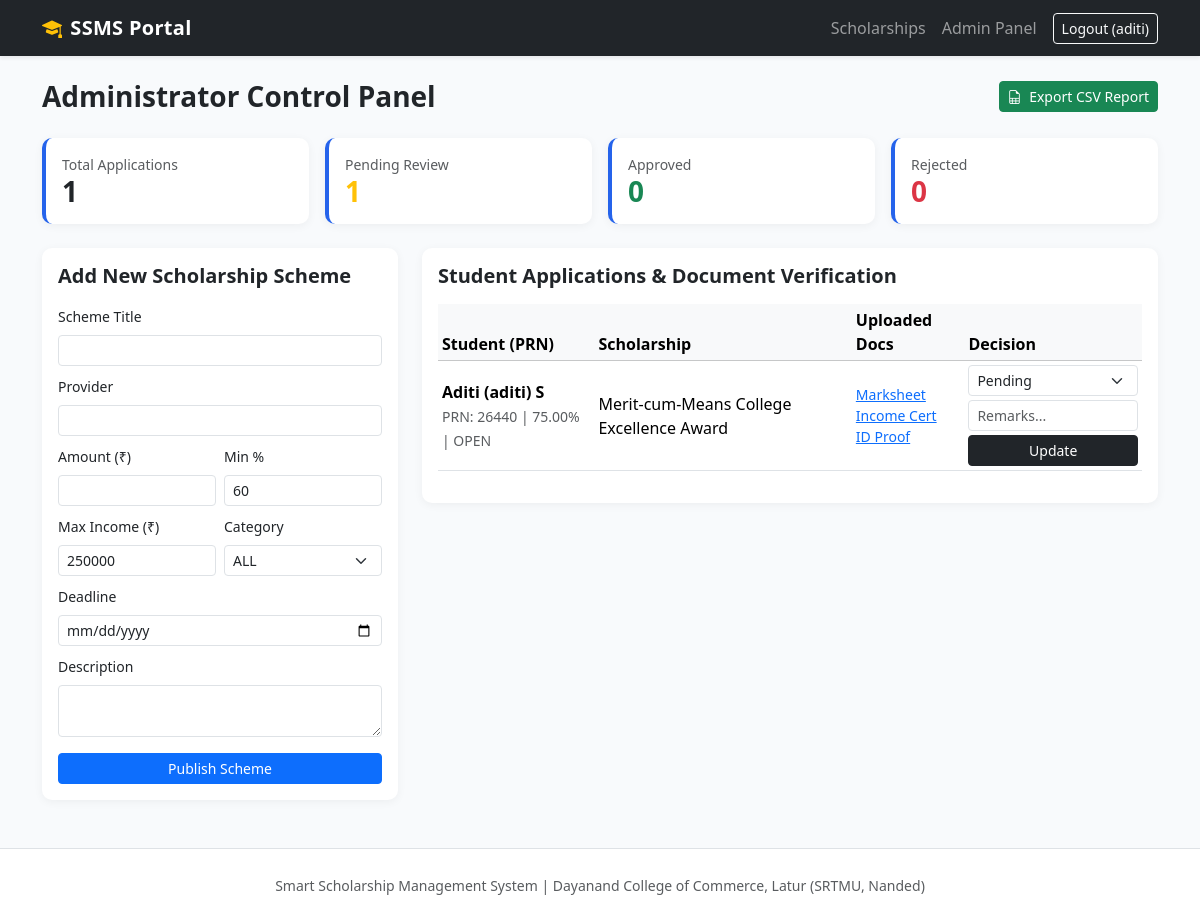
Page /admin-panel/ (signed in) on the committed database.
### scholarships/models.py (models this page shows, shortened)
class Application(models.Model):
    STATUS_CHOICES = [
        ('Pending', 'Pending Verification'),
        ('Verified', 'Documents Verified'),
        ('Approved', 'Approved'),
        ('Rejected', 'Rejected'),
    ]
    student = models.ForeignKey(StudentProfile, on_delete=models.CASCADE)
    scholarship = models.ForeignKey(Scholarship, on_delete=models.CASCADE)
    marksheet = models.FileField(upload_to='documents/marksheets/')
    income_certificate = models.FileField(upload_to='documents/income_certs/')
    id_proof = models.FileField(upload_to='documents/id_proofs/')
    status = models.CharField(max_length=20, choices=STATUS_CHOICES, default='Pending')
    admin_remarks = models.TextField(blank=True, null=True)
    applied_on = models.DateTimeField(auto_now_add=True)
    updated_on = models.DateTimeField(auto_now=True)
    class Meta:
        unique_together = ('student', 'scholarship')

class StudentProfile(models.Model):
    CATEGORY_CHOICES = [
        ('OPEN', 'Open / General'),
        ('OBC', 'OBC'),
        ('SC', 'SC'),
        ('ST', 'ST'),
        ('EWS', 'EWS'),
    ]
    user = models.OneToOneField(User, on_delete=models.CASCADE)
    prn_number = models.CharField(max_length=30, unique=True, verbose_name="PRN / Roll No")
    course = models.CharField(max_length=100, default="B.C.A")
    current_year = models.CharField(max_length=20, default="Third Year")
    percentage = models.DecimalField(max_digits=5, decimal_places=2, help_text="Previous exam percentage")
    annual_income = models.DecimalField(max_digits=10, decimal_places=2, help_text="Annual family income in INR")
    category = models.CharField(max_length=10, choices=CATEGORY_CHOICES, default='OPEN')
    phone = models.CharField(max_length=15)

class Scholarship(models.Model):
    title = models.CharField(max_length=200)
    provider = models.CharField(max_length=150, help_text="e.g., Govt. of Maharashtra / College Trust")
    amount = models.DecimalField(max_digits=10, decimal_places=2)
    description = models.TextField()
    min_percentage = models.DecimalField(max_digits=5, decimal_places=2, default=50.00)
    max_income = models.DecimalField(max_digits=10, decimal_places=2, default=800000.00)
    allowed_category = models.CharField(max_length=50, default="ALL", help_text="ALL, OPEN, OBC, SC, ST, EWS")
    deadline = models.DateField()
    is_active = models.BooleanField(default=True)
    created_at = models.DateTimeField(auto_now_add=True)

### scholarships/views.py (the view, shortened to what this page needs)
# urls.py: path('admin-panel/', views.admin_dashboard, name='admin_dashboard'),
@login_required
@user_passes_test(is_admin)
def admin_dashboard(request):
    applications = Application.objects.all().order_by('-applied_on')
    scholarships = Scholarship.objects.all().order_by('-created_at')
    stats = {
        'total_apps': applications.count(),
        'pending': applications.filter(status='Pending').count(),
        'approved': applications.filter(status='Approved').count(),
        'rejected': applications.filter(status='Rejected').count(),
    }
    return render(request, 'scholarships/admin_dashboard.html', {
        'applications': applications,
        'scholarships': scholarships,
        'stats': stats
    })

### scholarships/views.py (called while the page is built)
def is_admin(user):
    return user.is_staff

### scholarships/templates/scholarships/admin_dashboard.html (shortened to what this page needs)
{% extends 'scholarships/base.html' %}
{% block content %}
<div class="d-flex justify-content-between align-items-center mb-4">
    <h3 class="fw-bold mb-0">Administrator Control Panel</h3>
    <a href="{% url 'export_report_csv' %}" class="btn btn-success btn-sm">
        <i class="bi bi-file-earmark-spreadsheet me-1"></i> Export CSV Report
    </a>
</div>
<div class="row g-3 mb-4">
    <div class="col-md-3"><div class="card stat-card p-3"><small class="text-muted">Total Applications</small><h3 class="fw-bold mb-0">{{ stats.total_apps }}</h3></div></div>
    <div class="col-md-3"><div class="card stat-card p-3"><small class="text-muted">Pending Review</small><h3 class="fw-bold text-warning mb-0">{{ stats.pending }}</h3></div></div>
    <div class="col-md-3"><div class="card stat-card p-3"><small class="text-muted">Approved</small><h3 class="fw-bold text-success mb-0">{{ stats.approved }}</h3></div></div>
    <div class="col-md-3"><div class="card stat-card p-3"><small class="text-muted">Rejected</small><h3 class="fw-bold text-danger mb-0">{{ stats.rejected }}</h3></div></div>
</div>
<div class="row g-4">
    <div class="col-lg-4">
        <div class="card p-3">
            <h5 class="fw-bold mb-3">Add New Scholarship Scheme</h5>
            <form method="POST">
                <div class="mb-2"><label class="form-label small">Scheme Title</label><input type="text" name="title" class="form-control form-control-sm" required></div>
                <div class="mb-2"><label class="form-label small">Provider</label><input type="text" name="provider" class="form-control form-control-sm" required></div>
                <div class="row g-2 mb-2">
                    <div class="col-6"><label class="form-label small">Amount (&#8377;)</label><input type="number" name="amount" class="form-control form-control-sm" required></div>
                    <div class="col-6"><label class="form-label small">Min %</label><input type="number" step="0.01" name="min_percentage" class="form-control form-control-sm" value="60" required></div>
                </div>
                <div class="row g-2 mb-2">
                    <div class="col-6"><label class="form-label small">Max Income (&#8377;)</label><input type="number" name="max_income" class="form-control form-control-sm" value="250000" required></div>
                    <div class="col-6">
                        <label class="form-label small">Category</label>
                        <select name="allowed_category" class="form-select form-select-sm">
                            <option value="ALL">ALL</option>
                        </select>
                    </div>
                </div>
                <div class="mb-2"><label class="form-label small">Deadline</label><input type="date" name="deadline" class="form-control form-control-sm" required></div>
                <div class="mb-3"><label class="form-label small">Description</label><textarea name="description" rows="2" class="form-control form-control-sm" required></textarea></div>
                <button type="submit" class="btn btn-primary btn-sm w-100">Publish Scheme</button>
            </form>
        </div>
    </div>
    <div class="col-lg-8">
        <div class="card p-3">
            <h5 class="fw-bold mb-3">Student Applications &amp; Document Verification</h5>
            <div class="table-responsive">
                <table class="table table-sm align-middle">
                    <thead class="table-light">
                        <tr>
                            <th>Student (PRN)</th>
                            <th>Scholarship</th>
                            <th>Uploaded Docs</th>
                            <th>Decision</th>
                        </tr>
                    </thead>
                    <tbody>
                        {% for app in applications %}
                        <tr>
                            <td>
                                <strong>{{ app.student.user.get_full_name }}</strong><br>
                                <small class="text-muted">PRN: {{ app.student.prn_number }} | {{ app.student.percentage }}% | {{ app.student.category }}</small>
                            </td>
                            <td>{{ app.scholarship.title }}</td>
                            <td class="small">
                                <a href="{{ app.marksheet.url }}" target="_blank" class="d-block">Marksheet</a>
                                <a href="{{ app.income_certificate.url }}" target="_blank" class="d-block">Income Cert</a>
                                <a href="{{ app.id_proof.url }}" target="_blank" class="d-block">ID Proof</a>
                            </td>
                            <td>
                                <form method="POST" action="{% url 'update_status' app.id %}" class="d-flex flex-column gap-1">
                                    <select name="status" class="form-select form-select-sm">
                                        <option value="Pending" {% if app.status == 'Pending' %}selected{% endif %}>Pending</option>
                                    </select>
                                    <input type="text" name="admin_remarks" value="{{ app.admin_remarks|default:'' }}" placeholder="Remarks..." class="form-control form-control-sm">
                                    <button type="submit" class="btn btn-dark btn-sm">Update</button>
                                </form>
                            </td>
                        </tr>
                        {% empty %}
                        <tr><td colspan="4" class="text-center text-muted py-3">No applications submitted yet.</td></tr>
                        {% endfor %}
                    </tbody>
                </table>
            </div>
        </div>
    </div>
</div>
{% endblock %}

### scholarships/templates/scholarships/base.html (shortened to what this page needs)
{% load static %}
<!DOCTYPE html>
<html lang="en">
<head>
    <link href="https://cdn.jsdelivr.net/npm/bootstrap@5.3.2/dist/css/bootstrap.min.css" rel="stylesheet">
    <link href="https://cdn.jsdelivr.net/npm/bootstrap-icons@1.11.1/font/bootstrap-icons.css" rel="stylesheet">
    <link rel="stylesheet" href="{% static 'css/style.css' %}">
</head>
<body>
<nav class="navbar navbar-expand-lg navbar-dark bg-dark shadow-sm">
    <div class="container">
        <a class="navbar-brand" href="{% url 'home' %}">
            <i class="bi bi-mortarboard-fill text-warning me-2"></i>SSMS Portal
        </a>
        <div class="collapse navbar-collapse" id="navbarNav">
            <ul class="navbar-nav ms-auto align-items-center">
                <li class="nav-item"><a class="nav-link" href="{% url 'home' %}">Scholarships</a></li>
                {% if user.is_authenticated %}
                    {% if user.is_staff %}
                        <li class="nav-item"><a class="nav-link" href="{% url 'admin_dashboard' %}">Admin Panel</a></li>
                    {% else %}
                        <li class="nav-item"><a class="nav-link" href="{% url 'student_dashboard' %}">My Dashboard</a></li>
                    {% endif %}
                    <li class="nav-item ms-2">
                        <a class="btn btn-outline-light btn-sm" href="{% url 'logout' %}">Logout ({{ user.username }})</a>
                    </li>
                {% else %}
                    <li class="nav-item"><a class="nav-link" href="{% url 'login' %}">Login</a></li>
                    <li class="nav-item ms-2">
                        <a class="btn btn-primary btn-sm" href="{% url 'register' %}">Student Register</a>
                    </li>
                {% endif %}
            </ul>
        </div>
    </div>
</nav>
<div class="container my-4">
    {% block content %}{% endblock %}
</div>
<footer class="text-center text-muted py-4 border-top mt-5 bg-white">
    <small>Smart Scholarship Management System | Dayanand College of Commerce, Latur (SRTMU, Nanded)</small>
</footer>
</body>
</html>

### static/css/style.css (style rules this page uses)
:root { --primary-navy: #1e3a8a; --accent-blue: #2563eb; --soft-bg: #f8fafc; }
body { background-color: var(--soft-bg); font-family: 'Segoe UI', system-ui, -apple-system, sans-serif; }
.navbar-brand { font-weight: 700; letter-spacing: 0.3px; }
.card { border: none; border-radius: 10px; box-shadow: 0 2px 10px rgba(0, 0, 0, 0.05); }
.stat-card { border-left: 4px solid var(--accent-blue); }

### rows in the picture
Application: student.user.get_full_name "Aditi (aditi) S", student.prn_number "26440", student.percentage "75.00", student.category "OPEN", scholarship "Merit-cum-Means College Excellence Award", status "Pending"

### other values in the picture
{{ user.username }} "aditi"
{{ stats.total_apps }} "1"
{{ stats.pending }} "1"
{{ stats.approved }} "0"
{{ stats.rejected }} "0"
